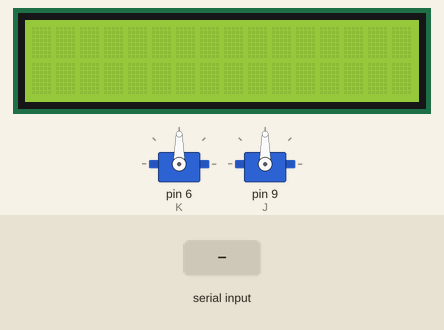
The sketch below on a simulated Arduino Uno, built with avr-gcc and run on an emulated ATmega328P. Parts: 16×2 character LCD, 2 × servo. Inputs (shaded band) come from the test bench.

Above: at 1.2 s.
1.3 s: "1" received over Serial
At 2.0 s:
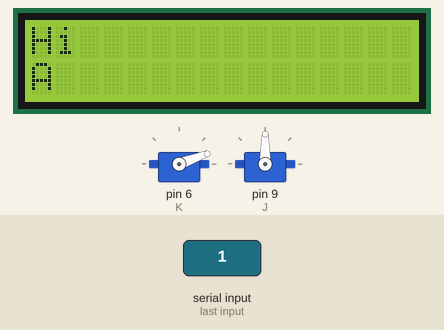
At 3.6 s:
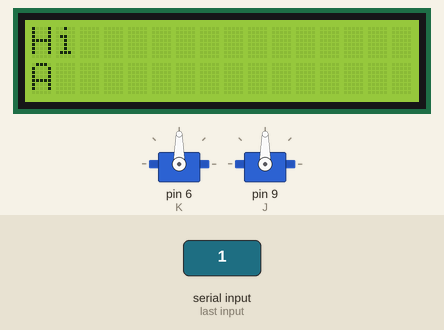
Timing chart, 0 to 5.1 s (numbered marks = the images above; inputs shaded):
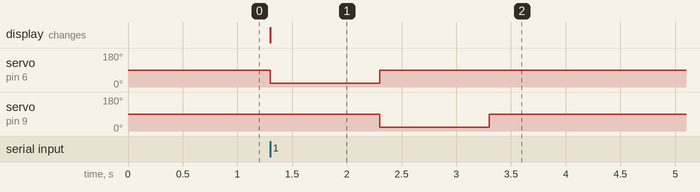

Measured:
- after the input at 1.3 s, servo on pin 6 (K): 90° → 20° at once, → 90° 1.0 s later; servo on pin 9 (J): 90° → 20° after 1.0 s, → 90° 1.0 s later; the display: changes at once (image 1)

The sketch:

LCD-Se.ino
```cpp
#include <LiquidCrystal.h>
#include <Servo.h>
const int rs = 12, en = 11, d4 = 5, d5 = 4, d6 = 3, d7 = 2;
LiquidCrystal lcd(rs, en, d4, d5, d6, d7);
Servo K;
Servo J;
void setup() {

 Serial.begin(9600);

  lcd.begin(16, 2);


   K.attach(6);
   J.attach(9);
}

void loop() {

  if (Serial.read() == '0')
  {}
  if( Serial.read() == '1'){

  lcd.setCursor(0,0);
  lcd.print("Hi");
  lcd.setCursor(0,1);
  lcd.print("A");

  K.write(20);
  delay(1000);
  K.write(90);
  J.write(20);
  delay(1000);
  J.write(90);


  }


}
```
